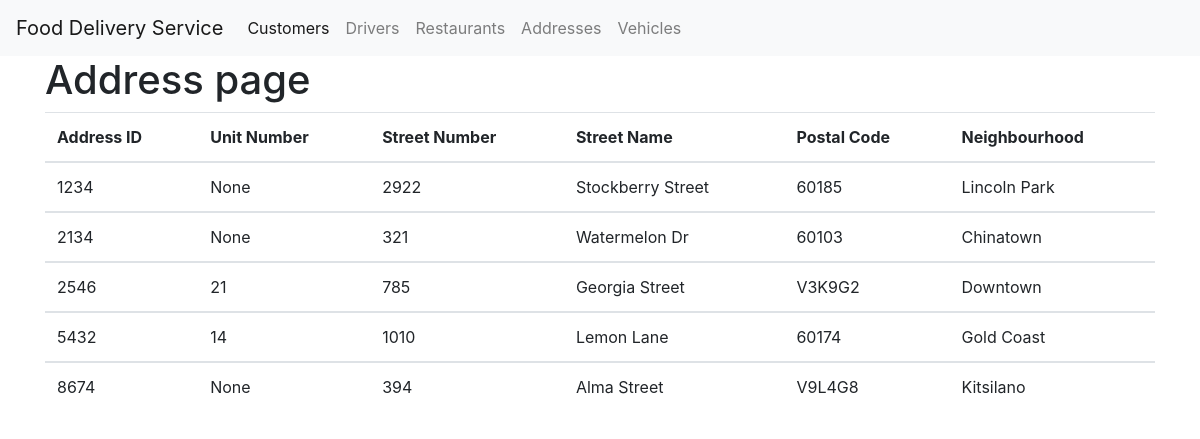
The page /address on the database its author committed.
### tables this page shows
CREATE TABLE Address (
	address_id integer,
	unit_number integer,
	street_number integer,
	street_name char(50),
	postal_code char(6),
    neighbourhood char(50), 
    PRIMARY KEY (address_id),
    FOREIGN KEY (postal_code) REFERENCES City
);

### app.py (the view)
@app.route('/address')
def address():
    db_conn = sqlite3.connect("food_delivery.db")
    cur = db_conn.cursor()
    tableData =  table("Address")
    db_conn.close()
    return render_template('address.html', tableData = tableData)

### app.py (called while the page is built)
def select_table(table: str, attributes: str) -> str:
    db_conn = sqlite3.connect("food_delivery.db")
    cur = db_conn.cursor()
    out = []
    for row in cur.execute(f"SELECT {attributes} FROM {table}"):
        out.append(row)
    return out

@app.route("/tables/<tablename>", methods=['GET'])
def table(tablename: str):
    attributes = request.args.get("attributes")
    if attributes is None:
        attributes = "*"
    return select_table(tablename, attributes)

### templates/address.html
{% extends 'base.html' %}
{% block content %}
    <h1>Address page</h1>
    <div>
    <table class="table">
        <thead>
        <tr>
            <th scope="col">Address ID</th>
            <th scope="col">Unit Number</th>
            <th scope="col">Street Number</th>
            <th scope="col">Street Name</th>
            <th scope="col">Postal Code</th>
            <th scope="col">Neighbourhood</th>
        </tr>
        </thead>
        {% for user in tableData %}
        <tbody>
        <td>{{ user[0] }} </td>
        <td>{{ user[1] }} </td>
        <td>{{ user[2] }} </td>
        <td>{{ user[3] }} </td>
        <td>{{ user[4] }} </td>
        <td>{{ user[5] }} </td>
        </tbody>
        {% endfor %}
    </table>
    </div>
{% endblock %}

### rows shown on the page
Address: address_id "1234", user "None", street_number "2922", street_name "Stockberry Street", postal_code "60185", neighbourhood "Lincoln Park"
Address: address_id "2134", user "None", street_number "321", street_name "Watermelon Dr", postal_code "60103", neighbourhood "Chinatown"
Address: address_id "2546", unit_number "21", street_number "785", street_name "Georgia Street", postal_code "V3K9G2", neighbourhood "Downtown"
Address: address_id "5432", unit_number "14", street_number "1010", street_name "Lemon Lane", postal_code "60174", neighbourhood "Gold Coast"
Address: address_id "8674", user "None", street_number "394", street_name "Alma Street", postal_code "V9L4G8", neighbourhood "Kitsilano"
